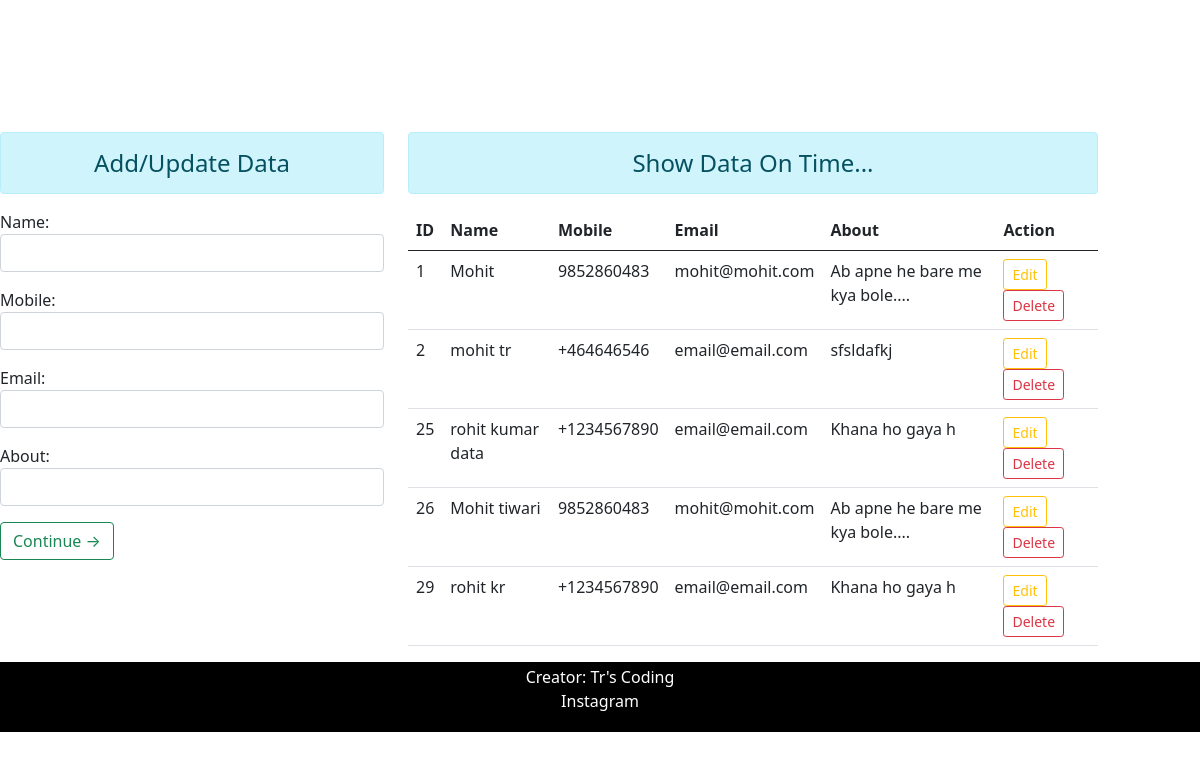
/, run on an earlier commit of the app's database.
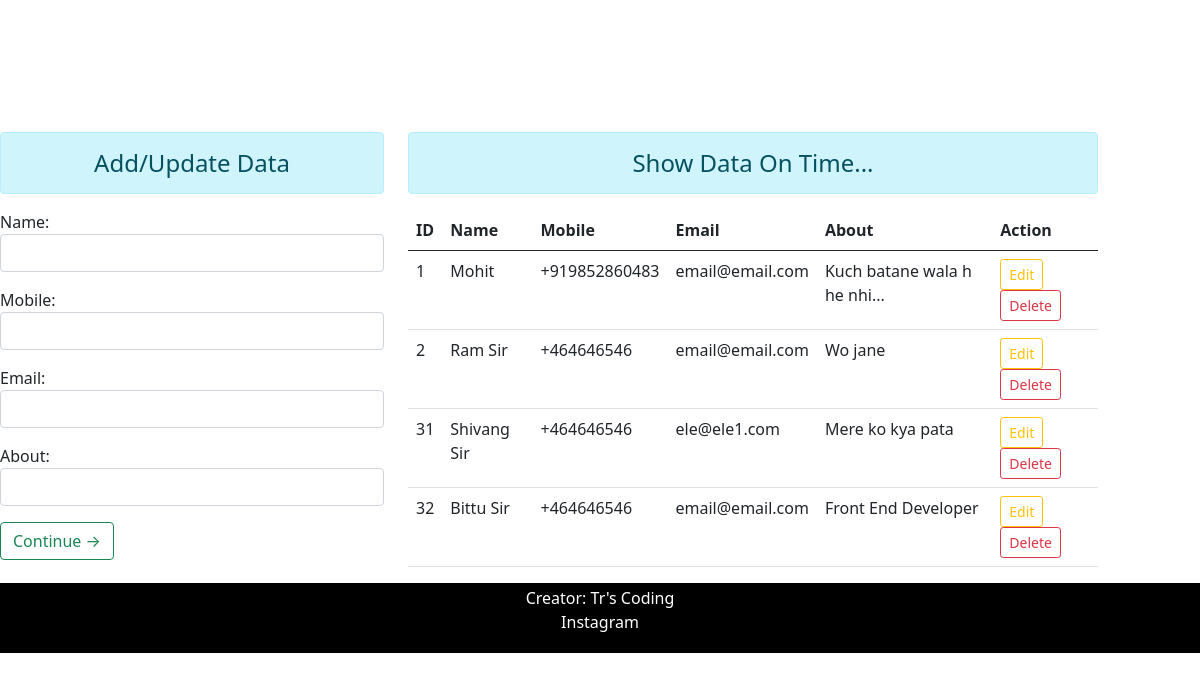
And on a later commit of the database.
### Application/models.py (models this page shows, shortened)
class Intro(models.Model):
    name = models.CharField(max_length = 50)
    phone_regex = RegexValidator(regex=r'^\+?1?\d{9,15}$', message="Phone number must be entered in the format: '+999999999'. Up to 15 digits allowed.")
    mobile = models.CharField(validators=[phone_regex], max_length=17)
    email = models.EmailField(max_length = 40)
    about = models.TextField()

### Application/views.py (the view)
# urls.py: path('', views.index, name = 'index'),
def index(request):
	intro = Intro.objects.all()
	return render(request, 'Application/index.html', {'form': IntroForm(), 'intro': intro})

### Application/form.py
class IntroForm(forms.ModelForm):
	class Meta:
		model = Intro
		fields = ['name', 'mobile', 'email', 'about']
		widgets = {
			'name' : forms.TextInput(attrs = {'class' : 'form-control', 'id': 'nameId'}),
			'mobile' : forms.TextInput(attrs = {'class' : 'form-control', 'id': 'mobileId'}),
			'email' : forms.TextInput(attrs = {'class' : 'form-control', 'id': 'emailId'}),
			'about' : forms.TextInput(attrs = {'class' : 'form-control', 'id': 'aboutId'}),
		}

### Application/templates/Application/index.html (shortened to what this page needs)
{% load static %}
<!doctype html>
<html lang="en">
<head>
	<link rel="stylesheet" href="{% static 'Application/CSS/Style.css'%}">
	<link rel="stylesheet" href="{% static 'Application/CSS/bootstrap.css'%}">
</head>
<body>
	<div class = 'container mt-5'>
		<h3 class = 'text-center alert'>CURD Operation Using Ajax...</h3>
	</div>
	<div class = 'row'>
		<div class = 'col-sm-4'>
			<h4 class = 'text-center alert alert-info'>Add/Update Data</h4>
	<form action="" method="POST">
		{{ form.as_p }}
		<p><input type="button" value="Continue &rarr;" class = 'btn btn-outline-success' id = 'btnSave'/></p>
	</form>
		</div>
		<div class = 'col-sm-7'>
			<h4 class = 'text-center alert alert-info'>Show Data On Time...</h4>
			<table class = 'table table-hover'>
				<thead>
					<tr>
						<th scope = 'col'>ID</th>
						<th scope = 'col'>Name</th>
						<th scope = 'col'>Mobile</th>
						<th scope = 'col'>Email</th>
						<th scope = 'col'>About</th>
						<th scope = 'col'>Action</th>
					</tr>
				</thead>
				<tbody id = "tbody">
					{% for value in intro %}
					<tr>
						<td>{{value.id}}</td>
						<td>{{value.name}}</td>
						<td>{{value.mobile}}</td>
						<td>{{value.email}}</td>
						<td>{{value.about}}</td>
						<td>
						<input type = 'button' data-sid = '{{value.id}}' class = 'btn btn btn-outline-warning btn-sm btn-edit' value = 'Edit'>
						<input type = 'button' data-sid = '{{value.id}}' class = 'btn btn btn-outline-danger btn-sm btn-del' value = 'Delete'>
						</td>
					</tr>
					{% endfor %}
				</tbody>
			</table>
		</div>
	</div>
	<footer>
		<p>Creator: Tr's Coding<br>
		<a href="https://www.instagram.com/tmkmohit/">Instagram</a></p>
	</footer>
</body>
</html>

### Application/static/Application/CSS/Style.css (style rules this page uses)
h3 { font-family: serif; color: transparent; text-align: center; animation: effect 2s linear infinite; }
footer { text-align: center; padding: 3px; background-color: Black; color: white; }
footer a { color: #fff; text-decoration: none; background-color: transparent; transition-duration: 0.2s; }

What changed in the data, as far as the page shows it:
removed Intro: id "25", name "rohit kumar data", mobile "+1234567890", email "email@email.com", about "Khana ho gaya h"
removed Intro: id "26", name "Mohit tiwari", mobile "9852860483", email "mohit@mohit.com", about "Ab apne he bare me kya bole...."
removed Intro: id "29", name "rohit kr", mobile "+1234567890", email "email@email.com", about "Khana ho gaya h"
changed Intro "Mohit": mobile "9852860483" → "+919852860483"; email "mohit@mohit.com" → "email@email.com"; about "Ab apne he bare me kya bole...." → "Kuch batane wala h he nhi..."
changed Intro id 2: name "mohit tr" → "Ram Sir"; about "sfsldafkj" → "Wo jane"
added Intro: id "31", name "Shivang Sir", mobile "+464646546", email "ele@ele1.com", about "Mere ko kya pata"
added Intro: id "32", name "Bittu Sir", mobile "+464646546", email "email@email.com", about "Front End Developer"
